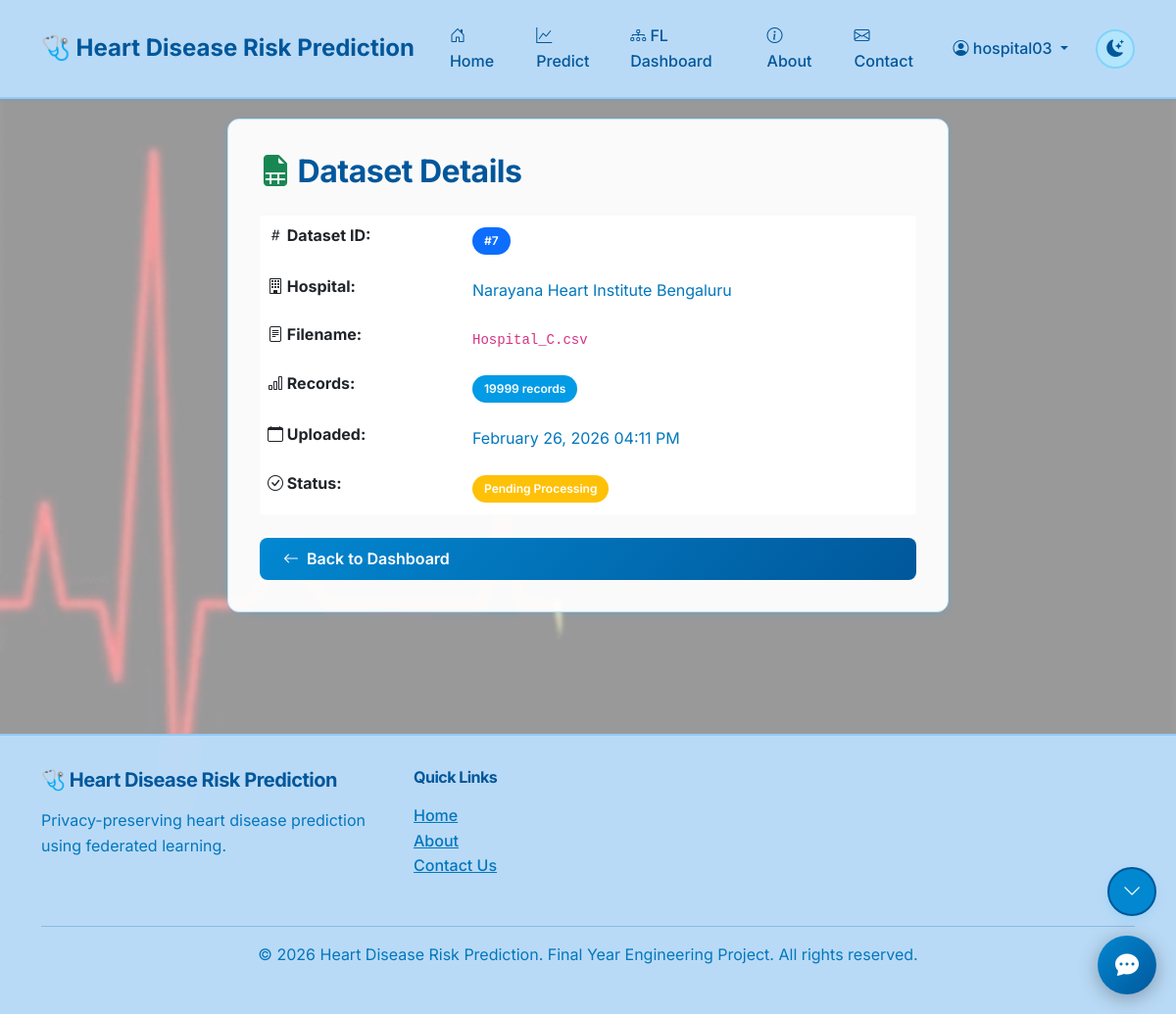
Page /hospitals/dataset/7/ (signed in) on the committed database.
### hospitals/models.py (models this page shows, shortened)
class HospitalDataset(models.Model):
    hospital = models.ForeignKey(Hospital, on_delete=models.CASCADE, related_name='datasets')
    dataset_file = models.FileField(upload_to=hospital_dataset_path)
    description = models.TextField(blank=True, null=True)
    num_records = models.IntegerField(default=0, help_text="Number of patient records")
    uploaded_at = models.DateTimeField(auto_now_add=True)
    is_processed = models.BooleanField(default=False)
    class Meta:
        ordering = ['-uploaded_at']
        verbose_name = 'Hospital Dataset'
        verbose_name_plural = 'Hospital Datasets'
    def filename(self):
        return os.path.basename(self.dataset_file.name)

class Hospital(models.Model):
    user = models.OneToOneField(User, on_delete=models.CASCADE, related_name='hospital')
    name = models.CharField(max_length=200, unique=True, help_text="Hospital Name")
    address = models.TextField()
    city = models.CharField(max_length=100)
    state = models.CharField(max_length=100)
    pincode = models.CharField(max_length=10)
    contact_number = models.CharField(max_length=15)
    email = models.EmailField(unique=True)
    registration_number = models.CharField(max_length=50, unique=True, help_text="Hospital Registration Number")
    is_verified = models.BooleanField(default=False)
    created_at = models.DateTimeField(auto_now_add=True)
    updated_at = models.DateTimeField(auto_now=True)
    class Meta:
        ordering = ['name']
        verbose_name = 'Hospital'
        verbose_name_plural = 'Hospitals'

### hospitals/views.py (the view)
# urls.py: path('dataset/<str:dataset_id>/', views.view_dataset, name='view_dataset'),
@login_required
def view_dataset(request, dataset_id):
    if not _is_hospital(request):
        messages.error(request, 'Access denied.')
        return redirect('hospitals:dashboard')
    hospital = _ensure_hospital_record(request.user)
    dataset = get_object_or_404(HospitalDataset, id=dataset_id)
    if dataset.hospital != hospital:
        messages.error(request, 'Access denied.')
        return redirect('hospitals:dashboard')
    context = {
        'page_title': 'Dataset Details - HeartFL',
        'dataset': dataset
    }
    return render(request, 'hospitals/view_dataset.html', context)

### core/context_processors.py (called while the page is built)
def unread_messages(request):
    if request.user.is_authenticated and (request.user.is_staff or request.user.is_superuser):
        try:
            count = ContactMessage.objects.filter(is_read=False).count()
            return {'unread_messages_count': count}
        except Exception:
            return {'unread_messages_count': 0}
    return {'unread_messages_count': 0}

def theme_settings(request):
    theme_settings_obj = None
    if request.user.is_authenticated:
        try:
            theme_settings_obj = UserThemeSettings.objects.get(user=request.user)
        except UserThemeSettings.DoesNotExist:
            theme_settings_obj = UserThemeSettings.objects.create(user=request.user)
    return {
        'user_theme_settings': theme_settings_obj
    }

### hospitals/views.py (called while the page is built, shortened)
def _ensure_hospital_record(user):
    try:
        if hasattr(user, 'hospital') and user.hospital:
            return user.hospital
    except Exception as exc:
        logger.error('Failed to ensure hospital record for %s: %s', user.username, exc)
        raise

def _is_hospital(request):
    if hasattr(request.user, 'hospital'):
        return True
    if request.session.get('user_role') == 'hospital':
        return True
    return False

### templates/hospitals/view_dataset.html (shortened to what this page needs)
{% extends 'base.html' %}
{% block content %}
<div class="fade-in-up">
    <div class="row justify-content-center">
        <div class="col-lg-8">
            <div class="glass-card">
                <h2 class="fw-bold mb-4">
                    <i class="bi bi-file-earmark-spreadsheet-fill text-success"></i> Dataset Details
                </h2>
                <table class="table table-borderless">
                    <tr>
                        <th width="30%"><i class="bi bi-hash"></i> Dataset ID:</th>
                        <td><span class="badge bg-primary">#{{ dataset.id }}</span></td>
                    </tr>
                    <tr>
                        <th><i class="bi bi-building"></i> Hospital:</th>
                        <td>{{ dataset.hospital.name }}</td>
                    </tr>
                    <tr>
                        <th><i class="bi bi-file-text"></i> Filename:</th>
                        <td><code>{{ dataset.filename }}</code></td>
                    </tr>
                    <tr>
                        <th><i class="bi bi-bar-chart"></i> Records:</th>
                        <td><span class="badge bg-info">{{ dataset.num_records }} records</span></td>
                    </tr>
                    <tr>
                        <th><i class="bi bi-calendar"></i> Uploaded:</th>
                        <td>{{ dataset.uploaded_at|date:"F d, Y h:i A" }}</td>
                    </tr>
                    <tr>
                        <th><i class="bi bi-check-circle"></i> Status:</th>
                        <td>
                            {% if dataset.is_processed %}
                                <span class="badge bg-success">Processed</span>
                            {% else %}
                                <span class="badge bg-warning">Pending Processing</span>
                            {% endif %}
                        </td>
                    </tr>
                </table>
                <div class="d-grid gap-2 mt-4">
                    <a href="{% url 'hospitals:dashboard' %}" class="btn btn-primary">
                        <i class="bi bi-arrow-left"></i> Back to Dashboard
                    </a>
                </div>
            </div>
        </div>
    </div>
</div>
{% endblock %}

### templates/base.html (shortened to what this page needs)
{% load static %}
<!DOCTYPE html>
<html lang="en" data-theme="light">
<head>
    <link href="https://cdn.jsdelivr.net/npm/bootstrap@5.3.0/dist/css/bootstrap.min.css" rel="stylesheet">
    <link rel="stylesheet" href="https://cdn.jsdelivr.net/npm/bootstrap-icons@1.10.0/font/bootstrap-icons.css">
    <link rel="stylesheet" href="{% static 'css/theme.css' %}">
    <link rel="stylesheet" href="{% static 'css/style.css' %}">
    <link rel="stylesheet" href="{% static 'css/animations.css' %}">
</head>
<body>
    <nav class="navbar navbar-expand-lg sticky-top">
        <div class="container">
            <a class="navbar-brand" href="{% url 'core:home' %}">
                <span>🩺 Heart Disease Risk Prediction</span>
            </a>
            <div class="collapse navbar-collapse" id="navbarNav">
                <ul class="navbar-nav ms-auto align-items-center">
                    <li class="nav-item">
                        <a class="nav-link {% if active_page == 'home' %}active{% endif %}" href="{% url 'core:home' %}" aria-label="Home">
                            <i class="bi bi-house-door"></i> Home
                        </a>
                    </li>
                    {% if not user.is_superuser %}
                        <li class="nav-item">
                            <a class="nav-link {% if active_page == 'predict' %}active{% endif %}" href="{% url 'prediction:predict' %}" aria-label="Predict">
                                <i class="bi bi-graph-up"></i> Predict
                            </a>
                        </li>
                    {% endif %}
                    <li class="nav-item">
                        <a class="nav-link {% if active_page == 'fl_dashboard' %}active{% endif %}" href="{% url 'federated:dashboard' %}" aria-label="Federated Learning Dashboard">
                            <i class="bi bi-diagram-3"></i> FL Dashboard
                        </a>
                    </li>
                    <li class="nav-item">
                        <a class="nav-link {% if active_page == 'about' %}active{% endif %}" href="{% url 'core:about' %}" aria-label="About">
                            <i class="bi bi-info-circle"></i> About
                        </a>
                    </li>
                    {% if not user.is_superuser %}
                        <li class="nav-item">
                            <a class="nav-link {% if active_page == 'contact' %}active{% endif %}" href="{% url 'core:contact' %}" aria-label="Contact">
                                <i class="bi bi-envelope"></i> Contact
                            </a>
                        </li>
                    {% endif %}
                    {% if user.is_authenticated %}
                        <li class="nav-item dropdown">
                            <a class="nav-link dropdown-toggle" href="#" id="userDropdown" role="button" data-bs-toggle="dropdown" aria-expanded="false">
                                <i class="bi bi-person-circle"></i> {{ user.username }}
                            </a>
                        </li>
                    {% else %}
                        <li class="nav-item">
                            <a class="nav-link {% if active_page == 'login' %}active{% endif %}" href="{% url 'accounts:login' %}" aria-label="Login">
                                <i class="bi bi-box-arrow-in-right"></i> Login
                            </a>
                        </li>
                    {% endif %}
                    <li class="nav-item ms-2">
                        <button class="theme-toggle" id="themeToggle" title="Toggle Light Blue/Dark Green Mode" aria-label="Toggle light blue and dark green mode">
                            <i class="bi bi-moon-stars-fill" id="themeIcon"></i>
                        </button>
                    </li>
                </ul>
            </div>
        </div>
    </nav>
    <div class="main-container" style="padding-top: 20px;">
        <div class="container">
            <main id="main-content">
                {% block content %}{% endblock %}
            </main>
        </div>
    </div>
    <div class="page-nav-buttons">
        <button id="pageDownBtn" class="page-nav-btn page-down" title="Scroll to Bottom" aria-label="Scroll to bottom">
            <i class="bi bi-chevron-down"></i>
        </button>
    </div>
    <div class="chatbot-widget" id="chatbotWidget">
        <button class="chatbot-toggle" id="chatbotToggle" title="AI Assistant" aria-label="Open AI Assistant">
            <i class="bi bi-chat-dots-fill"></i>
        </button>
    </div>
    <footer class="footer mt-5">
        <div class="container">
            <div class="row">
                <div class="col-md-4 mb-3">
                    <h5> 🩺 Heart Disease Risk Prediction</h5>
                    <p>Privacy-preserving heart disease prediction using federated learning.</p>
                </div>
                <div class="col-md-4 mb-3">
                    <h6>Quick Links</h6>
                    <ul class="list-unstyled">
                        <li><a href="{% url 'core:home' %}">Home</a></li>
                        <li><a href="{% url 'core:about' %}">About</a></li>
                        <li><a href="{% url 'core:contact' %}">Contact Us</a></li>
                    </ul>
                </div>
            </div>
            <hr>
            <div class="text-center">
                <p>&copy; 2026 Heart Disease Risk Prediction. Final Year Engineering Project. All rights reserved.</p>
            </div>
        </div>
    </footer>
</body>
</html>

### static/css/style.css (style rules this page uses)
:root { --page-bg: var(--background-color, #E3F2FD); --card-bg: var(--card-bg, #FFFFFF); --text-main: var(--text-color, #01579B); --text-muted: var(--text-secondary, #0277BD); --border-subtle: var(--border-color, #81D4FA); --accent: var(--primary-color, #0288D1); --accent-strong: var(--primary-dark, #01579B); --success: var(--success-color, #00897B); --info: var(--info-color, #039BE5); --shadow-soft: 0 10px 30px rgba(3, 169, 244, 0.15); }
.badge.bg-info { background-color: var(--info) !important; }
.btn { position: relative; overflow: hidden; transition: all 0.3s ease; border-radius: 8px; }
.btn-primary { background: linear-gradient(135deg, var(--accent), var(--accent-strong)); border: none; color: white; font-weight: 600; }
.badge { animation: scaleIn 0.4s ease; display: inline-block; padding: 0.5rem 0.75rem; border-radius: 20px; font-weight: 600; transition: all 0.3s ease; }
table tbody tr { transition: all 0.3s ease; }
table th { cursor: pointer; transition: all 0.3s ease; user-select: none; }

### static/css/animations.css (style rules this page uses)
.visible { visibility: visible; }

### rows in the picture
HospitalDataset: id "7", hospital.name "Narayana Heart Institute Bengaluru", filename "Hospital_C.csv", num_records "19999", uploaded_at "February 26, 2026 04:11 PM"

### other values in the picture
{{ user.username }} "hospital03"
